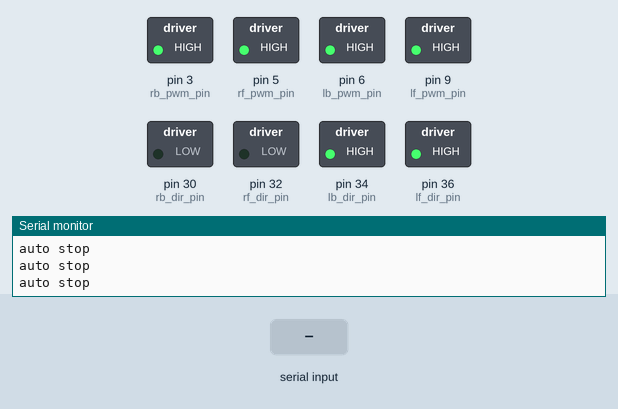
Simulated run of this sketch. Board: Arduino Mega 2560, built with avr-gcc and run on an emulated ATmega2560. Parts: switched loads named in the sketch (green lamp = pin HIGH), the last lines printed to the serial monitor. Inputs (shaded band) come from the test bench.

Above: at 1.2 s.
1.3 s: "s90\n" received over Serial
At 2.1 s:
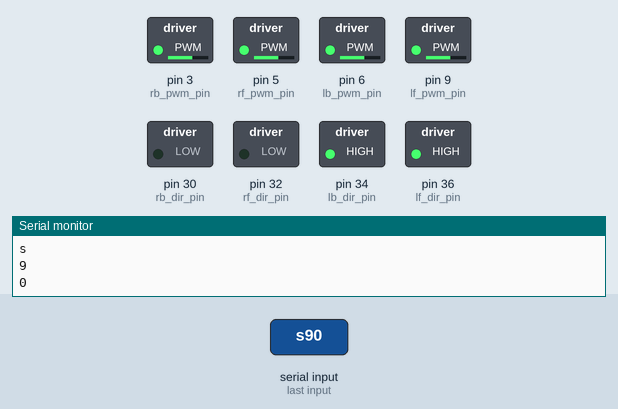
3.8 s: "d" received over Serial
At 4.2 s:
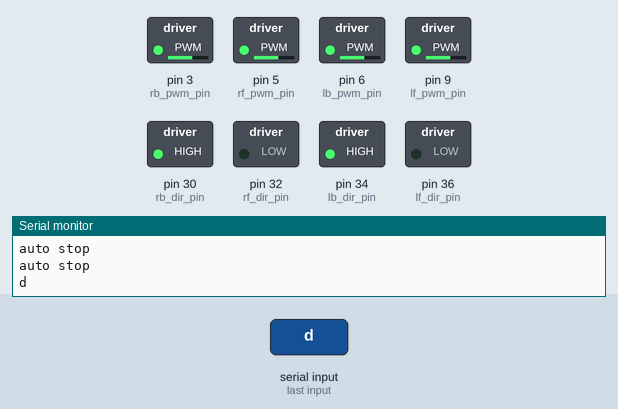
6.3 s: "q" received over Serial
At 7.1 s:
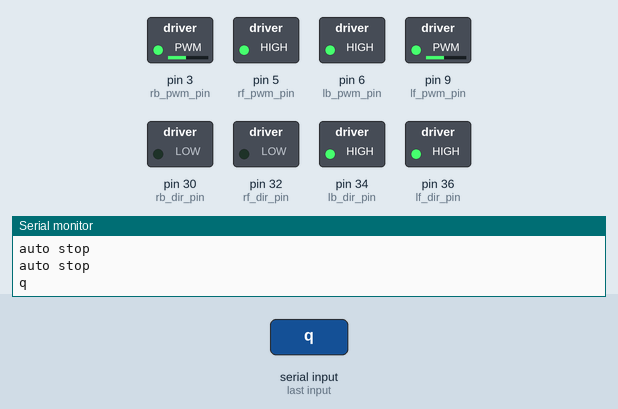
8.8 s: "a90\n" received over Serial
At 10.6 s:
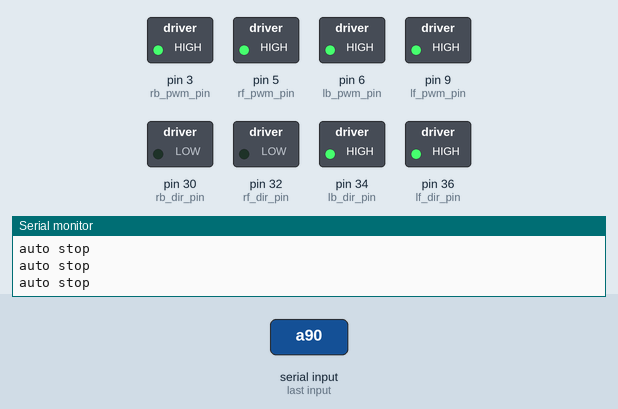
Timing chart, 0 to 11.3 s (numbered marks = the images above; inputs shaded):
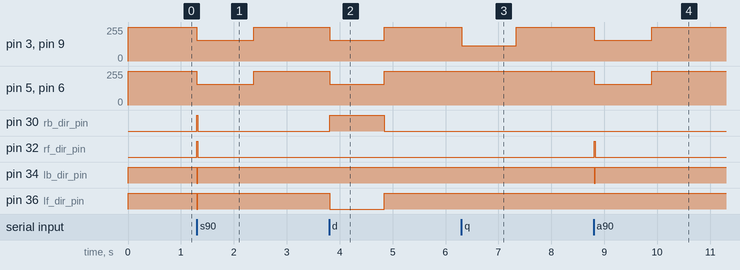

The sketch:

old_motor_mega.ino
```cpp
#include <Arduino.h>

bool auto_regress_active = false;  // 移動校正系統設定，true為啟動

const int lf_pwm_pin = 9;
const int lb_pwm_pin = 6;
const int rf_pwm_pin = 5;
const int rb_pwm_pin = 3;

const int lf_dir_pin = 36;
const int lb_dir_pin = 34;
const int rf_dir_pin = 32;
const int rb_dir_pin = 30;

const int all_pwm_pin[4] = {lf_pwm_pin, lb_pwm_pin, rf_pwm_pin, rb_pwm_pin};
const int all_dir_pin[4] = {lf_dir_pin, lb_dir_pin, rf_dir_pin, rb_dir_pin};

const int speed_range[] = {80, 150, 200, 255};


int offset_angle = 0;
int target_angle = 0;
int speed = 0;
char dir_code = ' '; // 可能隨著不同type編碼方式不同，此變數僅是暫存用的而已
int count = 0;

void continue_control(int code);  // 無段控制
void segment_control(int code);  // 有段控制程式
void move(char dir, int speed);  // 控制輪子的主函式
void one_wheel_move(int which_wheel, int speed);  // 控制單輪
void stop_little_ms();  // 停止車子50ms，急變方向前需使用此function
bool check_motor_reverse(char last_dir, char now_dir);  // 確認車輪是否即將反轉

int char2int(char *data);  // 把char[3]轉成百位int
int char2int(HardwareSerial _serial);  // 自動讀取Serial的三個字元，轉籌int

void setup() {
  // put your setup code here, to run once:
  Serial.begin(115200);
  Serial2.begin(115200);

  for (int i=0;i<4;i++){
    pinMode(all_dir_pin[i], OUTPUT);
    digitalWrite(all_dir_pin[i], 1);
  }
}

void loop() {
  // put your main code here, to run repeatedly:
  static int count = 0;
  static char code = 'p';

  // // receive_data();
  if (Serial.available()){
    code = Serial.read();
    Serial.println(code);
    count = 0;
  }

  if (count > 1000){
    Serial.println("auto stop");
    code = 'p';
    move('p', 0);
  }else{
    move(code, 100);
    count += 15;
  }


}

char receive_data(){
  /**
   * @brief
   * 接收資料用，順便執行
   */


  // 若暫存器存超過30個字元，則清空到10個
  if (Serial2.available() > 30){
    while(Serial2.available() > 10){
      Serial2.read();
    }
  }

  char data;  // 存起始字元

  while(Serial2.available()){
    // 如果Serial2裡面還有東西則一直讀，讀到沒有為止，在讀的過程中若一直沒出現移動起始字元，則停止移動

    data = Serial2.read();
    switch(data){
      // 讀取資料用的switch

      case '[': {
        // get offset_angle
        offset_angle = char2int(Serial2);
        // count = 20;
        break;
      }

      case '!': {
        // segment control
        dir_code = Serial2.read();
        count = 20;
        break;
      }

      case '~': {
        // continue control
        dir_code = Serial2.read();
        speed = char2int(Serial2);
        count = 20;
        break;
      }

      default:{
        // 若讀的過程中一直沒出現移動起始字元則停止移動
        if (count){
          --count;
        }else{
          speed = 0;
          dir_code = 'p';
        }

      }

    }
  }

  switch (data)
  {
    // 執行用的switch

    case '!':{
      segment_control(dir_code);
      break;
    }

    case '~':{
      continue_control(dir_code, speed);
      break;
    }
  }

}

void continue_control(char dir, int speed){
  /*
  無段控制程式，code編碼詳見PDF
  */

  move(dir, speed);

}

void segment_control(int code){
  /*
  有段控制程式，code編碼詳見PDF
  */

  if (code == 'Z'){  // 對正回正角度
    move('z', 0);
  }else if (code == 'p'){  // 停止
    move('p', 0);
  }else if(code >= 'A' && code <= 'D'){  // 前
    move('w', code - 'A');
  }else if(code >= 'E' && code <= 'H'){  // 後
    move('s', code - 'E');
  }else if(code >= 'I' && code <= 'L'){  // 左
    move('a', code - 'I');
  }else if(code >= 'M' && code <= 'P'){  // 右
    move('d', code - 'M');
  }else if(code >= 'a' && code <= 'd'){  // 左前
    move('q', code - 'a');
  }else if(code >= 'i' && code <= 'l'){  // 右前
    move('e', code - 'i');
  }else if(code >= 'm' && code <= 'p'){  // 左後
    move('z', code - 'm');
  }else if(code >= 'e' && code <= 'h'){  // 右後
    move('c', code - 'e');
  }

}

void move(char dir, int speed){
  /*
  dir : 角度
    w:前
    a:左
    s:後
    d:右
    p:停止
    q:左前
    e:右前
    z:左後
    c:右後
    n:逆時鐘轉
    m:順時鐘轉

    z:對正回正角度、使用回正指令期間須不斷傳送角度和移動編碼

  speed : 速度 [0, 255]
  */
  static char last_dir = ' ';


  // if (check_motor_reverse(last_dir, dir)){
  //   stop_little_ms();
  // }

  int reuslt_speeds[4];
  speed_control(dir, speed, reuslt_speeds);
  for (int i=0;i<4;i++){
    one_wheel_move(i, reuslt_speeds[i]);
  }

  last_dir = dir;
  delay(15);

}


void speed_control(char dir, int target_speed, int result_speeds[]){
  /**
   * @brief
   * dir: 方向
   * target_speed: 目標速度
   * result_speeds: 使用者傳入一個空陣列，此函式會把每一個輪子的速度設定調整後放進result_speeds陣列內  *
   *
   * 參考麥克納姆倫運動學模型: https://mp.weixin.qq.com/s/qPBFqa_-ay4WZG1jWUvEfw
   */
  if (target_speed == 0 || dir == 'p'){
    result_speeds[0] = 0;
    result_speeds[1] = 0;
    result_speeds[2] = 0;
    result_speeds[3] = 0;
    return;
  }

  int positive_strength = 1;  // 回正強度，若越高、回正效果越強，基本上是1
  int w = 0;
  // 運動學模型矩陣
  int matrix[][3] = {
    {1, -1, -positive_strength}, // 左前
    {1, 1, -positive_strength},  // 左後
    {1, 1, positive_strength},   // 右前
    {1, -1, positive_strength}   // 右後
  };

  // 設定運動模型的目標角度值
  int _temp_dir = 90;
  if (dir == 'w'){
    _temp_dir = 90;
  }else if(dir == 's'){
    _temp_dir = -90;
  }else if(dir == 'a'){
    _temp_dir = 180;
  }else if(dir == 'd'){
    _temp_dir = 0;
  }else if(dir == 'p'){
    _temp_dir = 90;
  }else if(dir == 'q'){
    _temp_dir = 135;
  }else if(dir == 'e'){
    _temp_dir = 45;
  }else if(dir == 'z'){
    _temp_dir = 225;
  }else if(dir == 'c'){
    _temp_dir = -45;
  }else if(dir == 'n'){
    result_speeds[0] = -target_speed;
    result_speeds[1] = -target_speed;
    result_speeds[2] = target_speed;
    result_speeds[3] = target_speed;
    return;
  }else if(dir == 'm'){
    result_speeds[0] = target_speed;
    result_speeds[1] = target_speed;
    result_speeds[2] = -target_speed;
    result_speeds[3] = -target_speed;
    return;
  }else if(dir == 'z'){

    if(offset_angle > 2){
      // 逆時針
      int temp = offset_angle > 10 ? 120 : 70;
      result_speeds[0] = -temp;
      result_speeds[1] = -temp;
      result_speeds[2] = temp;
      result_speeds[3] = temp;
    }

    if(offset_angle < -2){
      // 順時針
      int temp = offset_angle < -10 ? 120 : 70;
      result_speeds[0] = temp;
      result_speeds[1] = temp;
      result_speeds[2] = -temp;
      result_speeds[3] = -temp;
    }

  }
  int vx = round(target_speed * sin(_temp_dir * PI / 180));// y軸的向量
  int vy= round(target_speed * cos(_temp_dir * PI / 180));// x軸的向量

  int _matrix_2[4][1] = {{vx}, {vy}, {w}};
  bool is_over = false;

  // 把matrix 和 _matrix_2 做點積運算
  for (int i=0;i<4;i++){
    int _result = 0;
    for (int j=0;j<3;j++){
      _result += matrix[i][j] * _matrix_2[j][0];
    }
    result_speeds[i] = _result;  // 回傳速度
    if (_result > 255 || _result < -255) is_over = true;  // 如果有速度超過255、則要做某件事

  }

  // 如果有超過255、-255的值則要做，若超過則四個值等比例縮減，把最大值壓縮進255內
  if (is_over){
    int max = -500;
    for (int i=0;i<4;i++){  // 找離0最遠的值
      if (result_speeds[i] > max || result_speeds[i] < -max){
        max = result_speeds[i];
      }
    }
    int reduction_ratio = 255 / (max > 0 ? max : -max);  // 壓縮比，把最大值壓縮進255
    for (int i=0;i<4;i++){  // 等倍率縮小
      result_speeds[i] *= reduction_ratio;
    }
  }

}

void one_wheel_move(int which_wheel, int speed){
  /*
  which_wheel: 選擇哪個輪子
  int speed : 速度，若小於0則
  */

  analogWrite(all_pwm_pin[which_wheel], 255 - (speed < 0 ? -speed : speed));

  if (which_wheel < 2){
    digitalWrite(all_dir_pin[which_wheel], (speed < 0 ? false : true));
  }else{
    digitalWrite(all_dir_pin[which_wheel], (speed < 0 ? true : false));
  }

}

int char2int(char *data){
  char temp[3] = {
    data[0] - '0',
    data[1] - '0',
    data[2] - '0'
  };
  return int(temp[0]) * 100 + temp[1] * 10 + temp[2];
}

int char2int(HardwareSerial Serial_temp){
    char data[3] = {
        Serial_temp.read(),
        Serial_temp.read(),
        Serial_temp.read()
        };

    return char2int(data);
}

void stop_little_ms(){
  move('p', 0);
  delay(100);
}

bool check_motor_reverse(char last_dir, char now_dir){
  /*
  確認馬達是否反轉
  */

  // char *reverse_combination[2] = {
  //   "ws", "ad",
  // }

  if (last_dir == ' '){
    return false;
  }
  return last_dir != now_dir;


}
```

Measured:
- after the input at 1.3 s, pin 3 (rb_pwm_pin), pin 5 (rf_pwm_pin), pin 6 (lb_pwm_pin), pin 9 (lf_pwm_pin): 255/255 → 155/255 at once, → 255/255 1.1 s later; pin 30 (rb_dir_pin), pin 32 (rf_dir_pin): LOW → HIGH at once, → LOW 0.02 s later; pin 34 (lb_dir_pin), pin 36 (lf_dir_pin): HIGH → LOW at once, → HIGH 0.02 s later
- after the input at 3.8 s, pin 3 (rb_pwm_pin), pin 5 (rf_pwm_pin), pin 6 (lb_pwm_pin), pin 9 (lf_pwm_pin): 255/255 → 155/255 at once, → 255/255 1.0 s later; pin 30 (rb_dir_pin): LOW → HIGH at once, → LOW 1.0 s later; pin 36 (lf_dir_pin): HIGH → LOW at once, → HIGH 1.0 s later
- after the input at 6.3 s, pin 3 (rb_pwm_pin), pin 9 (lf_pwm_pin): 255/255 → 113/255 at once, → 255/255 1.0 s later
- after the input at 8.8 s, pin 3 (rb_pwm_pin), pin 5 (rf_pwm_pin), pin 6 (lb_pwm_pin), pin 9 (lf_pwm_pin): 255/255 → 155/255 at once, → 255/255 1.1 s later; pin 32 (rf_dir_pin): LOW → HIGH at once, → LOW 0.02 s later; pin 34 (lb_dir_pin): HIGH → LOW at once, → HIGH 0.02 s later
